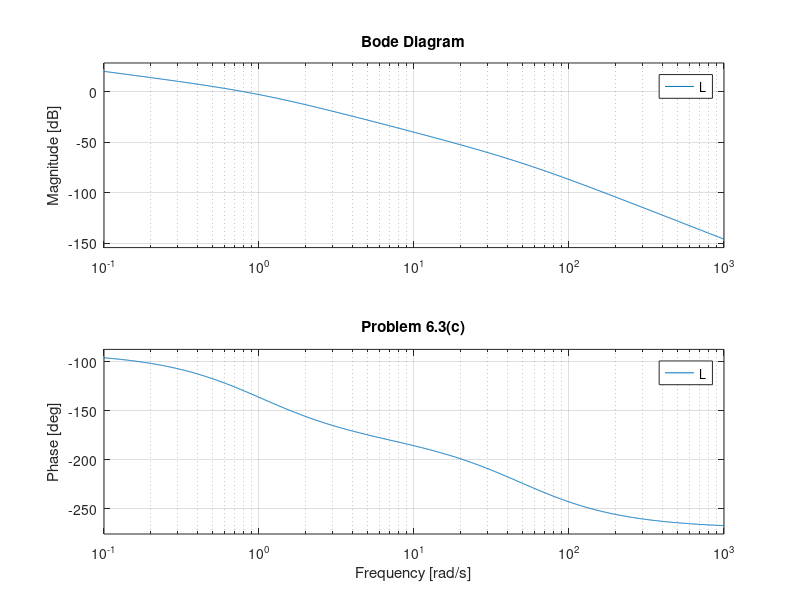
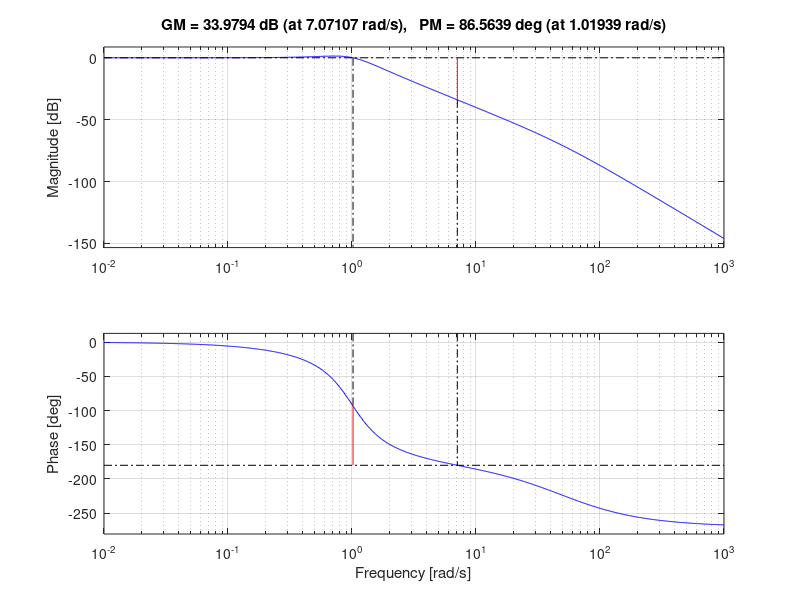
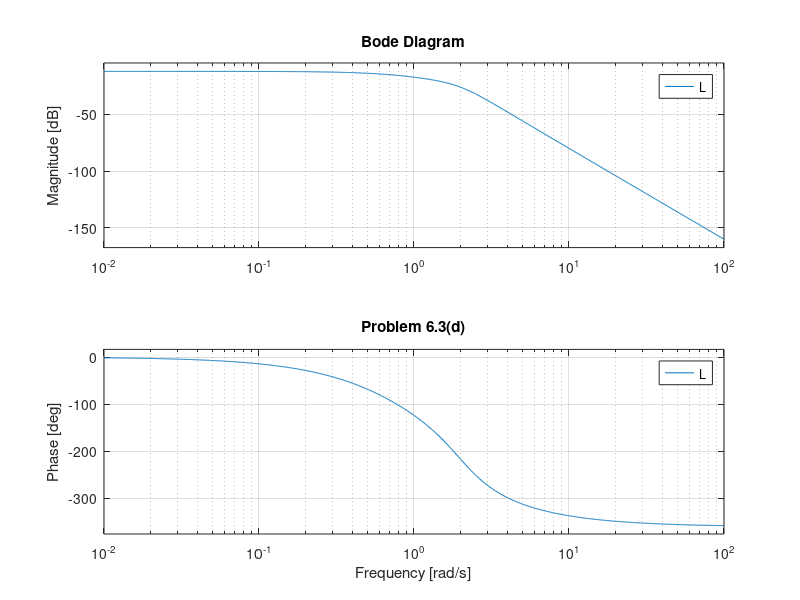
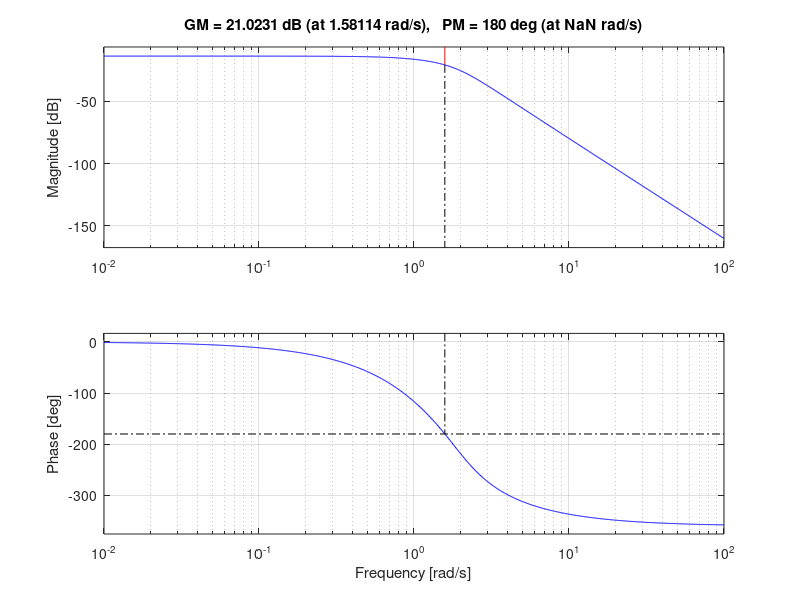

The MATLAB source for these figures, in order:
%% Homework 8

%% Problem 6.3(c)
num = [1];
den = conv([1 1 0], [0.02 1]);
L = tf(num, den);
% Open Loop Bode
figure;
bode(L);
title('Problem 6.3(c)');
grid on;
% Closed Loop Bode - Phase and Gain Margins
figure;
margin(L/(1+L));
grid on;
%% Answer
% The system is stable becuase of the gain margin being positive.

%% Problem 6.3(d)
num = [1];
den = conv([1 2 1], [1 2 4]);
L = tf(num, den);
% Open Loop Bode
figure;
bode(L);
title('Problem 6.3(d)');
grid on;
% Closed Loop Bode
figure;
margin(L/(1+L));
grid on;
%% Answer
% The system is stable becuase of the gain margin is 21 dB.

%% Problem 6.3(e)
num = [10 40];
den = conv([1 1 0], [1 2 5]);
L = tf(num, den);
% Open Loop Bode
figure;
bode(L);
title('Problem 6.3(e)');
grid on;
% Closed Loop Bode
figure;
margin(L/(1+L));
grid on;
%% Answer
% The system is unstable, we can determine this from phase margin.

%% Problem 6.3(h)
num = [4 40 0];
den = conv([1 100], [4 5 4]);
L = tf(num, den);
% Open Loop Bode
figure;
bode(L);
title('Problem 6.3(f)');
grid on;
% Closed Loop Bode
figure;
margin(L/(1+L));
grid on;
%% Answer
% The system is stable becuase all of the poles of the closed loop system
% are in the OLHP. 

%% Problem 6.17(b)
num = [1 1];
den = [3 10 0 0];
KG = tf(num, den);
figure;
margin(1/(1+KG));
figure;
rlocus(KG);
%% Answer
% We can slide the bode plot up infinitely since we have infinite gain
% margin, the root locus also shows that positive gain is the only option.

%% Problem 6.19(b)(d)
num = [1];
den = [1 14 44 40];
G = tf(num,den);
figure;
nyquist(G);
figure;
margin(G);
figure;
rlocus(G);


